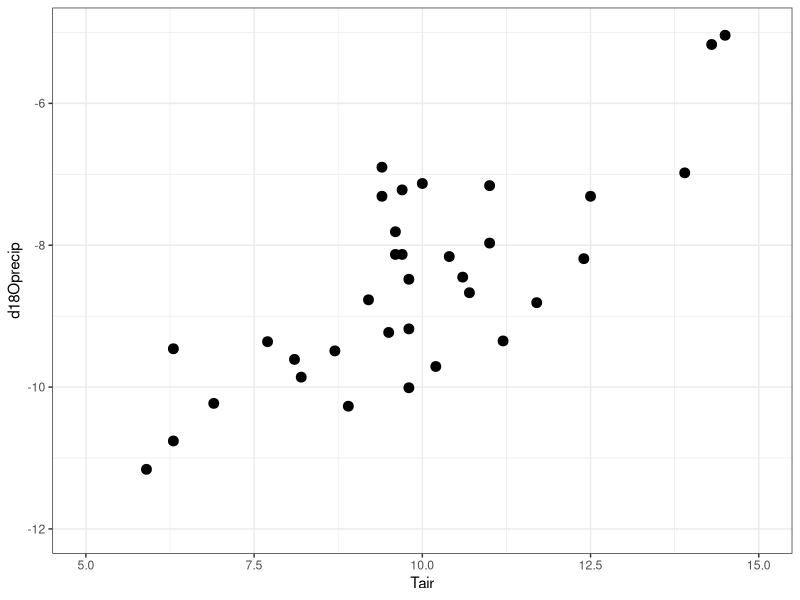
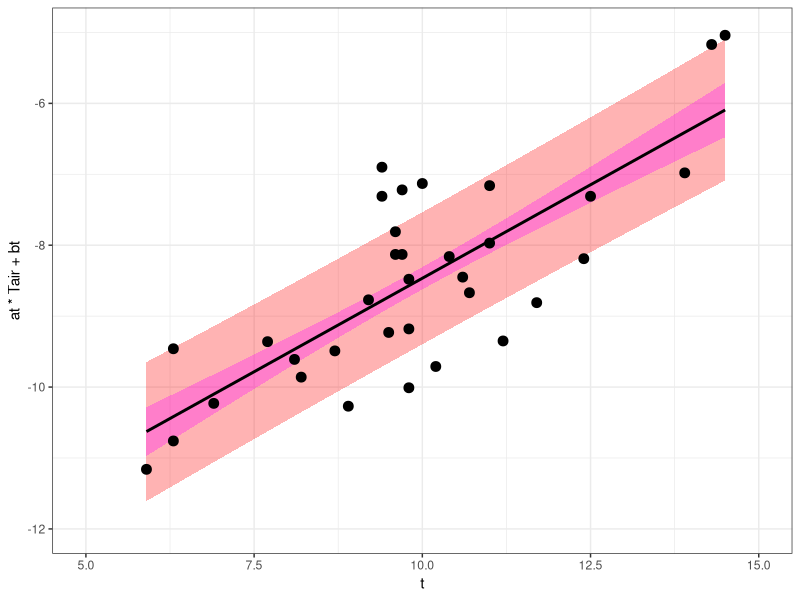
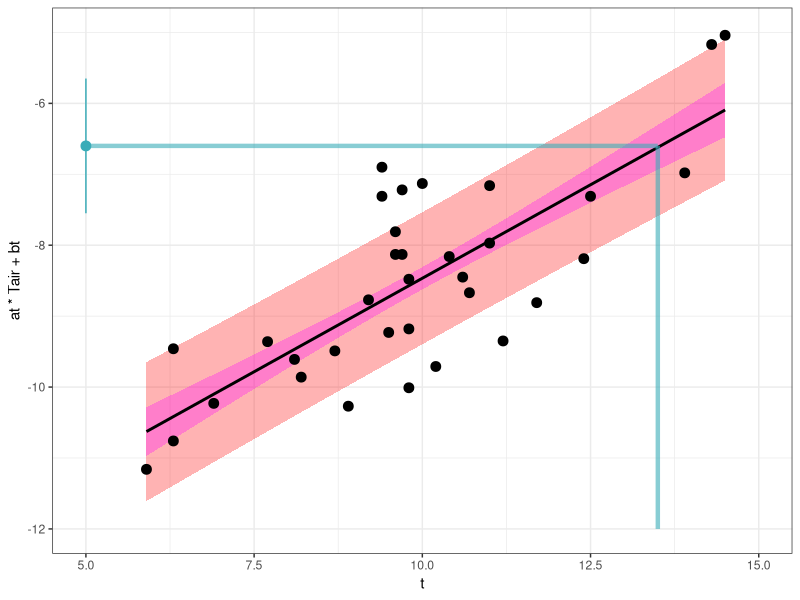

Write the R code that produced these figures, in order.
# this script will convert water d18O values to estimates of air temperature
# equivalent to the Z2 step in Pryor et al. 2014

#### load libraries ####
library(ggplot2)
library(dplyr)

# read the Tair-d18Oprecip calibration data

tcal <- read.csv("02_calibration_data/Pryor_Europe_Tair_d18Oprecip_calibration_data.csv")

head(tcal)

#### initial plot ####

ggplot2::ggplot(tcal, ggplot2::aes(x = Tair, y = d18Oprecip))+
  ggplot2::theme_bw()+
  ggplot2::geom_point(size = 3)+
  ggplot2::xlim(5, 15)+
  ggplot2::ylim(-12, -5)

#### calculate first interim terms for OLS fit uncertainty ####

tcal_errors <- tcal |>
  dplyr::mutate(ttbar = Tair - mean(tcal$Tair),
                ttbar2 = ttbar^2, 
                xxbar = d18Oprecip - mean(tcal$d18Oprecip), # for now following Pryor variable names
                xxbar2 = xxbar^2, # where x is d18Owater throughout, but might change later
                xxbar_by_ttbar = xxbar*ttbar) # because it means x is now on the y-axis here


#### computed variables ####

nt <- length(tcal$d18Oprecip) # number of calibration data points

at <- sum(tcal_errors$xxbar_by_ttbar)/sum(tcal_errors$ttbar2) # OLS slope

tbar <- mean(tcal_errors$Tair) # mean of Tair

xbar <- mean(tcal_errors$d18Oprecip) # mean of d18Oprecip

bt <- xbar - (at * tbar) # OLS intercept

r2 <- sum(tcal_errors$xxbar_by_ttbar)^2/sum(tcal_errors$ttbar2)/sum(tcal_errors$xxbar2) 

sum_ttbar2 <- sum(tcal_errors$ttbar2)

#### more interim terms for OLS fit ####

tcal_errors <- tcal_errors |>
  dplyr::mutate(xatb2 = (d18Oprecip - (at * Tair) - bt)^2) 
# calculated as (d18Oprecip - (at * ttbar) - xbar)^2 in spreadsheet, but gives the same result

#### calculate error terms ####

sigest <- sqrt(sum(tcal_errors$xatb2)/(nt - 2)) # estimate of the standard deviation of the natural variability in ε

delta_a <- sigest/sqrt(sum_ttbar2) # estimate of the uncertainty of the slope

delta_bbar <- sum(sigest/sqrt(nt)) # estimate of the uncertainty in the fit at t = tbar

#### error curves for the plot ####

error_curves <- data.frame(t = seq(from = min(tcal_errors$Tair), 
                                   to = max(tcal_errors$Tair), by = 0.1)) |>
  dplyr::mutate(x = at*(t - tbar) + xbar, # note wrong notation in excel sheet cell
                dxfit = sigest * sqrt(1/nt + (t - tbar)^2/sum_ttbar2), # 1 s.d. uncertainty on the OLS fit
                dxtot = sigest * sqrt(1 + 1/nt + (t - tbar)^2/sum_ttbar2)) # estimation uncertainty of d18Odw from d18Ophos
# note incorrect notation but correct calculation of formulas in the x, dxfit and dxtot excel cells

#### plot with error curves ####

cal_uncertainty_plot <- ggplot2::ggplot()+
  ggplot2::theme_bw()+
  ggplot2::geom_ribbon(data = error_curves, ggplot2::aes(x = t, ymin = x - dxtot, ymax = x + dxtot), 
                       color = NA, fill = "red", alpha = 0.3)+
  ggplot2::geom_ribbon(data = error_curves, ggplot2::aes(x = t, ymin = x - dxfit, ymax = x + dxfit), 
                       color = NA, fill = "magenta", alpha = 0.3)+
  ggplot2::geom_line(data = tcal, ggplot2::aes(x = Tair, y = at * Tair + bt),
                     color = "black", lwd = 1)+
  ggplot2::geom_point(data = tcal, ggplot2::aes(x = Tair, y = d18Oprecip), size = 3)+
  ggplot2::xlim(5, 15)+
  ggplot2::ylim(-12, -5)

cal_uncertainty_plot


#### calibrate example data (output of Z1 as input) ####

z2_input <- read.csv("04_estimate_d18Odw/output/layer_d18Odw_estimates.csv")

z2_input

# calculate layer Tair estimate from layer d18Odw estimate

tair_est_group <- z2_input |>
  dplyr::mutate(est_Tair_group = round(tbar + (est_d18Odw_group - xbar)/at, 1), 
                est_Tair_group_error = round((1/at)*sqrt(est_d18Odw_group_error^2 + 
                                                           (sigest^2/nt) + 
                                                           (sigest*(est_d18Odw_group-xbar)^2/
                                                              (at^2 * sum_ttbar2))), 2))


tair_est_group


# visualize the calibration outcome

library(ggplot2)

cal_uncertainty_plot +
  geom_point(data = tair_est_group, aes(y = est_d18Odw_group, x = 5), color = "#39ACB8", size = 3)+
  geom_linerange(data = tair_est_group, aes(x = 5, ymin = est_d18Odw_group - est_d18Odw_group_error, 
                                            ymax = est_d18Odw_group + est_d18Odw_group_error), 
                 color = "#39ACB8")+
  geom_linerange(data = tair_est_group, aes(y = est_d18Odw_group, xmin = 5, xmax = est_Tair_group), 
                 color = "#39ACB8", lwd = 1.5, alpha = 0.6)+
  geom_linerange(data = tair_est_group, aes(x = est_Tair_group, ymin = -12, ymax = est_d18Odw_group), 
                 color = "#39ACB8", lwd = 1.5, alpha = 0.6)+
  NULL
